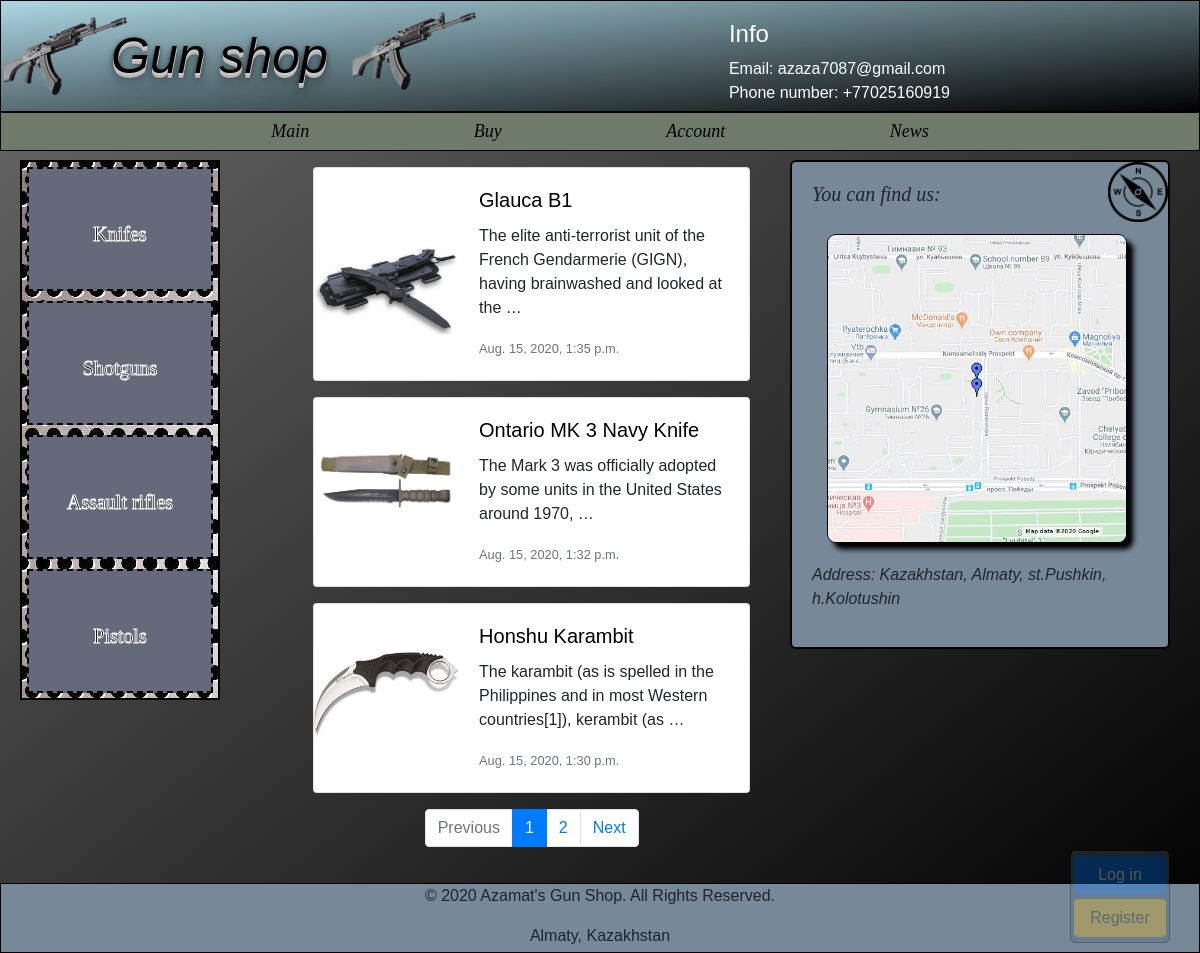
The page /shop/knifes/ on the database as committed earlier.
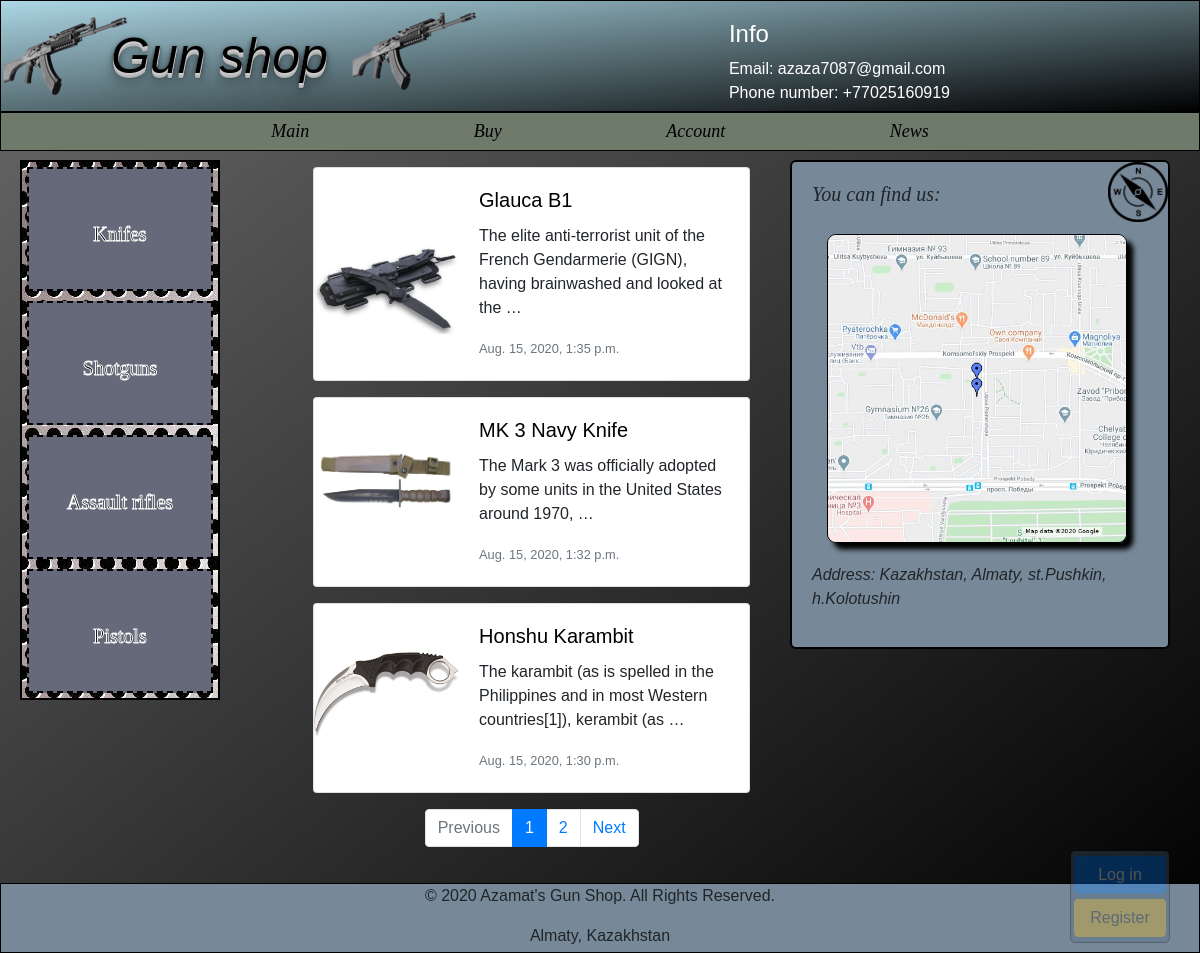
The same page on the database as committed later.
### shop/models.py (models this page shows, shortened)
class Guns(models.Model):
    name = models.CharField(max_length=150, db_index=True)
    slug = models.SlugField(max_length=30, blank=True, unique=True)
    body = models.TextField(blank=True, db_index=True)
    category = models.ForeignKey('Category',null=True, on_delete=models.CASCADE,default="",)
    image = models.ImageField(upload_to='static/images/guns/', blank=True)
    price = models.DecimalField(max_digits=10, decimal_places=2,default=200, )
    date_pub = models.DateTimeField(auto_now_add=True)
    class Meta:
        ordering = ['-date_pub']

### shop/views.py (the view)
# urls.py: path('<str:name>/', gun_list, name='gun_list_url'),
def gun_list(request, name):
    category = Category.objects.get(slug__iexact=name)
    gun_list = Guns.objects.filter(category=category.id)
    paginator = Paginator(gun_list, 3)
    page_number = request.GET.get('page', 1)
    page = paginator.get_page(page_number)
    is_paginated = page.has_other_pages()
    if page.has_previous():
        prev_url = '?page={}'.format(page.previous_page_number())
    else:
        prev_url = ""
    if page.has_next():
        next_url = '?page={}'.format(page.next_page_number())
    else:
        next_url = ""
    return render(request, 'shop/guns_list.html', context={'gun_list': gun_list,
                                                           'name': name,
                                                           'page_object': page,
                                                           'is_paginated': is_paginated,
                                                           'prev_url': prev_url,
                                                           'next_url': next_url
                                                           })

### shop/templates/shop/guns_list.html (shortened to what this page needs)
{% extends 'shop/base_shop.html' %}
{% block content %}
    {% for gun in page_object.object_list %}
            <div class="card mb-3 ml-100" style="max-width: 540px;">
                <div class="row no-gutters">
                    <div class="col-md-4">
                        <img src="../../{{ gun.image }}" class="card-img mt-5" alt="..." >
                    </div>
                    <div class="col-md-8">
                        <div class="card-body">
                            <a href={% url 'gun_detail_url' name=name slug=gun.slug  %} > <h5 class="card-title">{{ gun.name }}</h5> </a>
                            <p class="card-text">{{ gun.body|truncatewords:15 }}</p>
                            <p class="card-text"><small class="text-muted">{{ gun.date_pub}}</small></p>
                        </div>
                    </div>
                </div>
            </div>
    {% endfor %}
{% if is_paginated %}
                <nav aria-label="..." >
                    <ul class="pagination justify-content-center">
                    <li class="page-item {% if not prev_url %} disabled {%endif%}">
                        <a class="page-link" href="{{ prev_url }}" tabindex="-1" aria-disabled="true">Previous</a>
                    </li>
                        {% for n in page_object.paginator.page_range  %}
                            {% if page_object.number == n  %}
                                <li class="page-item active" aria-current="page">
                                    <a class="page-link" href="?page={{ n }}">{{ n }} <span class="sr-only">(current)</span></a>
                                </li>
                             {% elif n > page_object.number|add:-3 and n < page_object.number|add:3 %}
                                <li class="page-item">
                                    <a class="page-link" href="?page={{ n }}">{{ n }}</a>
                                </li>
                            {% endif %}
                        {% endfor %}
                     <li class="page-item {% if not next_url %} disabled {%endif%}">
                        <a class="page-link" href="{{ next_url }}" tabindex="-1" aria-disabled="true">Next</a>
                    </li>
                    </ul>
                </nav>
        {% endif %}
{% endblock %}

Rows that differ between the two databases and show on the page:
changed Guns: name "Ontario MK 3 Navy Knife" → "MK 3 Navy Knife"
